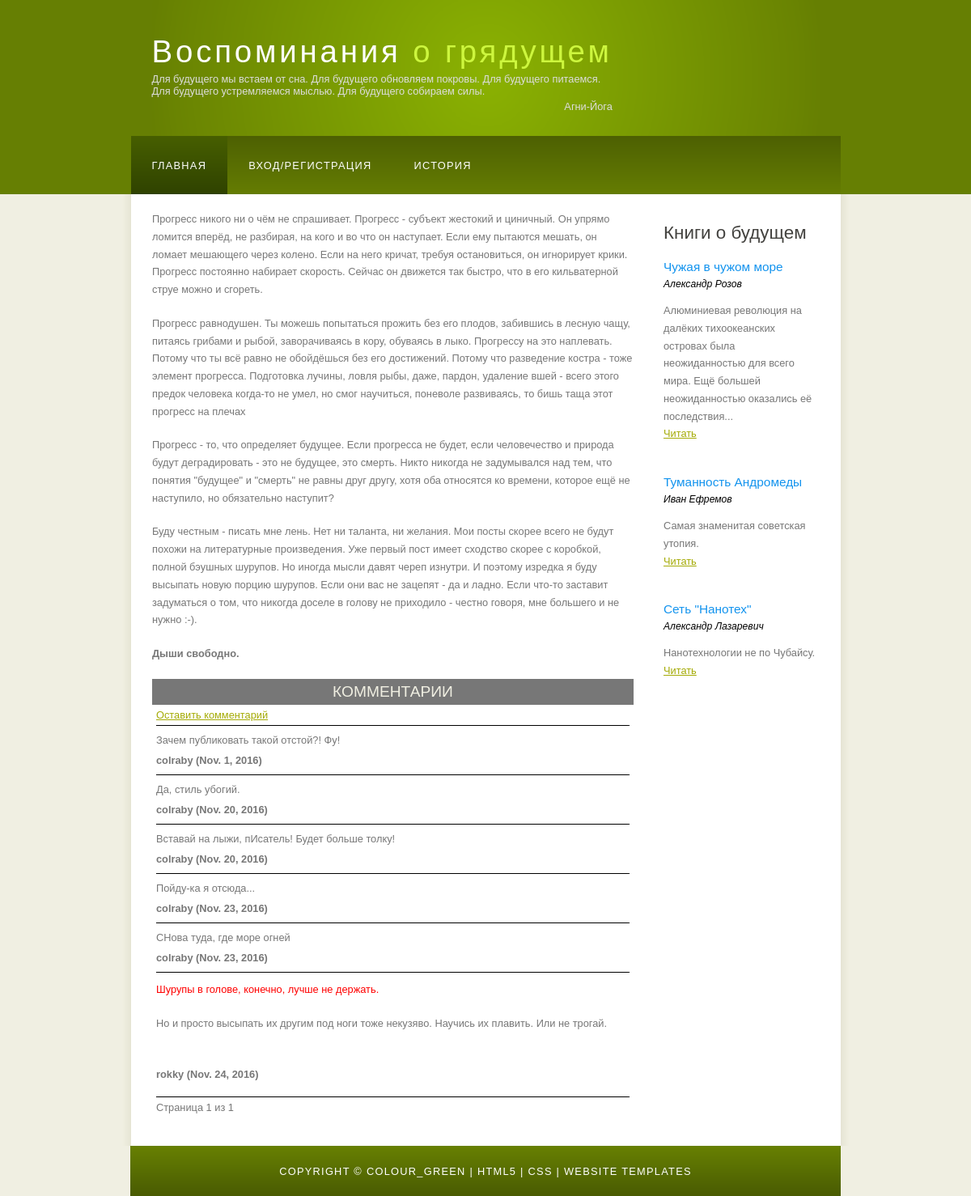
Screenshot of /post_text/1 with the database file from the repository.
### main_app/models.py (models this page shows, shortened)
class Post(M):
    date = models.DateField(verbose_name = u'Дата публикации')
    header = models.CharField(verbose_name=u'Заголовок публикации', max_length=32, unique=False)
    post_text = models.TextField(verbose_name=u'Содержимое публикации', blank = True)

class Comment(M):
    post_id = models.ForeignKey('Post')
    user_id = models.ForeignKey(User)
    date = models.DateField(verbose_name = u'Дата комментария', default=datetime.today)
    text = models.TextField(verbose_name= u'Текст комментария', blank=True)
    '''def __str__(self):
        return '{}-{}-{}'.format(self.post_id, self.user_id, self.date)'''

### main_app/views.py (the view)
# urls.py: url(r'^post_text/(\d+)$', post_text),
def post_text(request, post_id):
    post = Post.objects.get(id = post_id)
    comment_list = Comment.objects.filter(post_id = post)
    paginator = Paginator(comment_list, 6)
    page = request.GET.get('page')
    try:
        comments = paginator.page(page)
    except PageNotAnInteger:
        comments = paginator.page(1)
    except EmptyPage:
        comments = paginator.page(paginator.num_pages)
    dic_info ={
        "post_text": post.post_text,
        "post": post,
        "comments": comments,
    }
    return render(request, "post_text.html", dic_info)

### main_app/templates/post_text.html (shortened to what this page needs)
{% extends "base.html" %}
{% block info %}
    {% load static %}
    <div>
    {{ post_text|safe }}
    <div id="comments_header" style="width: 100%; font-size: 150%; text-align: center; padding-top: 5px; padding-bottom: 5px; background: #777; color: #F0EFE2;">КОММЕНТАРИИ</div>
    <div style="padding: 5px;">
    <a href="/admin/create/comment/{{ post.id }}/{{ user.id }}">Оставить комментарий</a>
    </div>
    {% if comments %}
        {% for comment in comments %}
            <div class="comment_box">
                {{ comment.text|safe }}
                <br>
                <div class="comment_underwrite">{{ comment.user_id }}  ({{ comment.date }})</div>
            </div>
        {% endfor %}
        <div class="paginator_comments">
            <span >
                Страница {{ comments.number }} из {{ comments.paginator.num_pages }}
            </span>
        </div>
    {% endif %}
    </div>
{% endblock %}

### templates/base.html (shortened to what this page needs)
<!DOCTYPE HTML>
<html>
<head>
  {% block css %}
    {% load static %}
    <link rel="stylesheet" type="text/css" href="{% static 'css/style.css'%}" title="style" />
  {% endblock %}
</head>
<body>
  <div id="main">
    <div id="header">
      <div id="logo">
        <div id="logo_text">
          <h1><a href="index.html">Воспоминания <span class="logo_colour">о грядущем</span></a></h1>
          <h2>Для будущего мы встаем от сна. Для будущего обновляем покровы. Для будущего питаемся.<br>Для будущего устремляемся мыслью. Для будущего собираем силы.</h2>
          <h2 style="text-align:right;">Агни-Йога</h2>
        </div>
      </div>
      <div id="menubar">
        <ul id="menu">
          <li class="selected"><a href="/">Главная</a></li>
          <li><a href="/login/">Вход/Регистрация</a></li>
          <li><a href="/post_headers/">История</a></li>
        </ul>
      </div>
    </div>
    <div id="site_content">
      <div class="sidebar">
        <h3>Книги о будущем</h3>
        <h4>Чужая в чужом море</h4>
        <h5>Александр Розов</h5>
        <p>Алюминиевая революция на далёких тихоокеанских островах была неожиданностью для всего мира.
        Ещё большей неожиданностью оказались её последствия...<br />
        <a href="https://www.litmir.co/br/?b=109059" target="_blank">Читать</a></p>
        <p></p>
        <h4>Туманность Андромеды</h4>
        <h5>Иван Ефремов</h5>
        <p>Самая знаменитая советская утопия.<br />
        <a href="https://www.litmir.co/br/?b=201229" target="_blank">Читать</a></p>
        <p></p>
        <h4>Сеть "Нанотех"</h4>
        <h5>Александр Лазаревич</h5>
        <p>Нанотехнологии не по Чубайсу.<br />
        <a href="http://lib.ru/LAZAREWICH/nanoteh.txt" target="_blank">Читать</a></p>
      </div>
      <div id="content">
        {% block info %}
        {% endblock %}
      </div>
    </div>
    <div id="footer">
      Copyright &copy; colour_green | <a href="http://validator.w3.org/check?uri=referer">HTML5</a> | <a href="http://jigsaw.w3.org/css-validator/check/referer">CSS</a> | <a href="http://www.html5webtemplates.co.uk">Website templates</a>
    </div>
  </div>
</body>
</html>

### static/css/style.css (style rules this page uses)
html { height: 100%; }
* { margin: 0; padding: 0; }
body { font: normal .80em 'trebuchet ms', arial, sans-serif; background: #F0EFE2; color: #777; }
p { padding: 0 0 20px 0; line-height: 1.7em; }
h1, h2, h3, h4, h5, h6 { font: normal 175% 'century gothic', arial, sans-serif; color: #43423F; margin: 0 0 15px 0; padding: 15px 0 5px 0; }
h2 { font: normal 175% 'century gothic', arial, sans-serif; color: #1293EE; }
h4, h5, h6 { margin: 0; padding: 0 0 5px 0; font: normal 120% arial, sans-serif; color: #1293EE; }
h5, h6 { font: italic 95% arial, sans-serif; padding: 0 0 15px 0; color: #000; }
a, a:hover { outline: none; text-decoration: underline; color: #A4AA04; }
ul { margin: 2px 0 22px 17px; }
ul li { list-style-type: circle; margin: 0 0 6px 0; padding: 0 0 4px 5px; }
#main, #logo, #menubar, #site_content, #footer { margin-left: auto; margin-right: auto; }
#header { background: #667F03; height: 240px; }
#logo { width: 825px; position: relative; height: 168px; background: #667F03 url(../img/logo.png) no-repeat; }
#logo #logo_text { position: absolute; top: 20px; left: 0; }
#logo h1, #logo h2 { font: normal 300% 'century gothic', arial, sans-serif; border-bottom: 0; text-transform: none; margin: 0; }
#logo_text h1, #logo_text h1 a, #logo_text h1 a:hover { padding: 22px 0 0 0; color: #FFF; letter-spacing: 0.1em; text-decoration: none; }
#logo_text h1 a .logo_colour { color: #CDF63E; }
#logo_text h2 { font-size: 100%; padding: 4px 0 0 0; color: #DDD; }
#menubar { width: 877px; height: 72px; padding: 0; background: #515D25 url(../img/menu.png) repeat-x; }
ul#menu, ul#menu li { float: left; margin: 0; padding: 0; }
ul#menu li { list-style: none; }
ul#menu li a { letter-spacing: 0.1em; font: normal 100% 'lucida sans unicode', arial, sans-serif; display: block; float: left; height: 37px; padding: 29px 26px 6px 26px; text-align: center; color: #FFF; text-transform: uppercase; text-decoration: none; background: transparent; }
ul#menu li a:hover, ul#menu li.selected a, ul#menu li.selected a:hover { color: #FFF; background: #373F1D url(../img/menu_select.png) repeat-x; }
#site_content { width: 837px; overflow: hidden; margin: 0 auto 0 auto; padding: 20px 24px 20px 37px; background: #FFF url(../img/content.png) repeat-y; }
.sidebar { float: right; width: 190px; padding: 0 15px 20px 15px; }
#content { text-align: left; width: 595px; padding: 0; }
#footer { width: 878px; font: normal 100% 'lucida sans unicode', arial, sans-serif; height: 33px; padding: 24px 0 5px 0; text-align: center; background: #29425E url(../img/footer.png) repeat-x; color: #FFF; text-transform: uppercase; letter-spacing: 0.1em; }
#footer a { color: #FFF; text-decoration: none; }
.comment_box { border-top:1px solid black; margin-left: 5px; margin-right: 5px; margin-bottom: 10px; padding-top: 10px; }
.comment_underwrite { font-weight: bold; margin-top: 10px; }
.paginator_comments { margin: 20px 5px; border-top: 1px solid black; padding-top: 5px; }

### rows the page displays
Post: post_text "Прогресс никого ни о чём не спрашивает. Прогресс - субъект жестокий и циничный. Он упрямо ломится вперёд, не разбирая, на кого и во что он наступает. Если ему пытаются мешать, он ломает мешающего через колено. Если на него кричат, требуя остановиться, он игнорирует крики. Прогресс постоянно набирает скорость. Сейчас он движется так быстро, что в его кильватерной струе можно и сгореть. Прогресс равнодушен. Ты можешь попытаться прожить без его плодов, забившись в лесную чащу, питаясь грибами и рыбой, заворачиваясь в кору, обуваясь в лыко. Прогрессу на это наплевать. Потому что ты всё равно не обойдёшься без его достижений. Потому что разведение костра - тоже элемент прогресса. Подготовка…"
Comment: text "Зачем публиковать такой отстой?! Фу!", user_id "colraby", date "Nov. 1, 2016"
Comment: text "Да, стиль убогий.", user_id "colraby", date "Nov. 20, 2016"
Comment: text "Вставай на лыжи, пИсатель! Будет больше толку!", user_id "colraby", date "Nov. 20, 2016"
Comment: text "Пойду-ка я отсюда...", user_id "colraby", date "Nov. 23, 2016"
Comment: text "СНова туда, где море огней", user_id "colraby", date "Nov. 23, 2016"
Comment: text "Шурупы в голове, конечно, лучше не держать. Но и просто высыпать их другим под ноги тоже некузяво. Научись их плавить. Или не трогай.", user_id "rokky", date "Nov. 24, 2016"

### other values shown
{{ comments.number }} "1"
{{ comments.paginator.num_pages }} "1"
